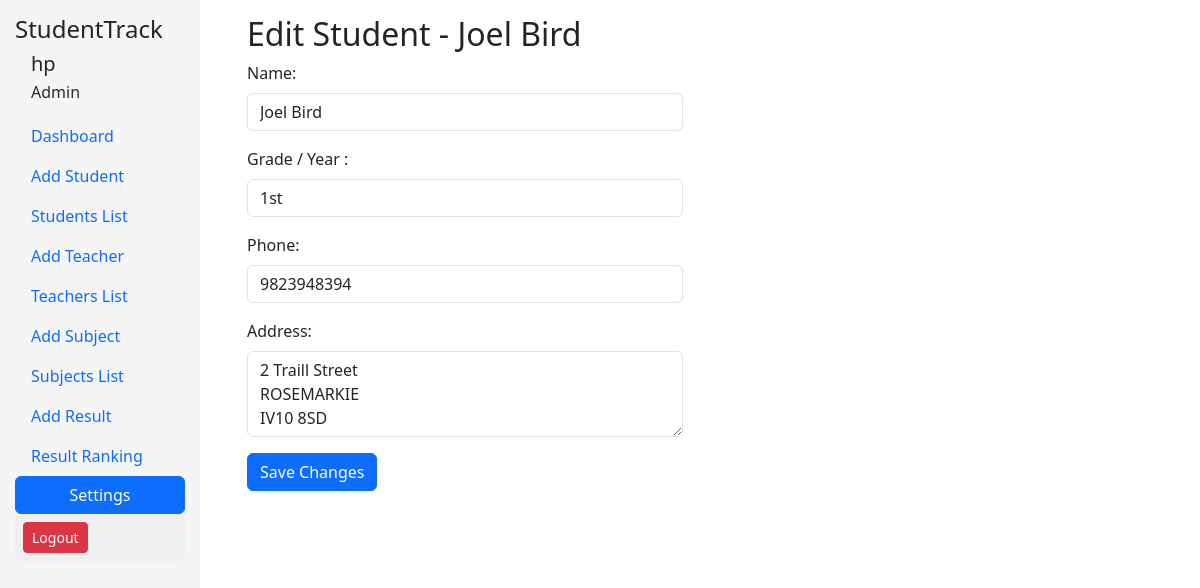
Page /student/edit/5 (signed in) on the committed database.
### smsapp/models.py (models this page shows, shortened)
class Student(models.Model):
    name = models.CharField(max_length=300, null=True)
    grade = models.CharField(max_length=10, null=True)
    number = models.CharField(max_length=15, null=True)
    address = models.TextField(max_length=500, null=True)
    date_of_birth = models.DateField(null=True)

### smsapp/views.py (the view)
# urls.py: path('student/edit/<int:sid>', views.editstudent, name='editstudent'),
@login_required(login_url='/userlogin')
def editstudent(request, sid):
    student = get_object_or_404(Student, id=sid)
    if request.method == "POST":
        student.name = request.POST.get('name')
        student.number = request.POST.get('number')
        student.grade = request.POST.get('grade')
        student.address = request.POST.get('address')
        student.save()
    context = {'student': student}
    return render(request, "editstudent.html", context)

### templates/editstudent.html (shortened to what this page needs)
{% extends 'base.html' %}
{% block body %}
<div class="container mb-5">
  <div class="row">
 {% include 'sidebar.html' %}
    <div class="col-md-10">
      <div class="content">
        <div class="row">
            <div class="col-md-6">
    <h2>Edit Student - {{student.name}}</h2>
    <form method="POST" action="">{% csrf_token %}
      <div class="form-group">
        <label for="name">Name:</label>
        <input type="text" class="form-control" id="name" name="name" value="{{student.name}}" required>
      </div>
      <div class="form-group">
        <label for="email">Grade / Year :</label>
    <select class="form-control" id="grade" name="grade">
      <option value="1">1st</option>
    </select>
      </div>
      <div class="form-group">
        <label for="phone">Phone:</label>
        <input type="tel" class="form-control" id="number" name="number" value="{{student.number}}" required>
      </div>
      <div class="form-group">
        <label for="address">Address:</label>
        <textarea class="form-control mb-2" id="address" name="address" rows="3" required>{{student.address}}</textarea>
      </div>
      <button type="submit" class="btn btn-primary">Save Changes</button>
    </form>
  </div>
</div>
</div>
{% endblock body %}

### templates/sidebar.html (shortened to what this page needs)
<div class="col-md-2">
    <div class="sidebar">
      <h4>StudentTrack</h4>
      {% if user.is_authenticated %}
      <div class="flex-grow-1 ms-3">
        <h5 class="mb-1">{{user.username}}</h5>
        <p class="mb-2 pb-1" style="color: #2b2a2a;">Admin</p>
        </div>
      {% endif %}
      <ul class="nav flex-column">
        <li class="nav-item">
          <a class="nav-link active" href="/">Dashboard</a>
        </li>
        <li class="nav-item">
          <a class="nav-link active" href="/addstudent">Add Student</a>
        </li>
        <li class="nav-item">
          <a class="nav-link" href="/studentslist">Students List</a>
        </li>
        <li class="nav-item">
          <a class="nav-link active" href="/addteacher">Add Teacher</a>
        </li>
        <li class="nav-item">
          <a class="nav-link" href="/teacherslist">Teachers List</a>
        </li>
        <li class="nav-item">
            <a class="nav-link" href="/addsubject">Add Subject</a>
          </li>
        <li class="nav-item">
          <a class="nav-link" href="/subjectslist">Subjects List</a>
        </li>
        <li class="nav-item">
          <a class="nav-link" href="/addresult">Add Result</a>
        </li>
        <li class="nav-item">
          <a class="nav-link" href="/resultrank">Result Ranking</a>
        </li>
        <a href="/settings" class="btn btn-primary">Settings</a>
        <div class="d-flex justify-content-start rounded-3 p-2 mb-2"
          style="background-color: #efefef;">
          <button class="btn btn-sm btn-danger">
            <a href="/userlogout">
              Logout
            </a>
          </button>
          </div>
      </ul>
    </div>
  </div>

### templates/base.html (style rules this page uses)
.sidebar { height: 100%; width: 200px; position: fixed; top: 0; left: 0; background-color: #f5f5f5; padding: 15px; }
.content { margin-left: 200px; padding: 15px; }
.content { margin-left: auto; padding: 15px; }
a { color: WHITE; text-decoration: none; }

### rows in the picture
Student: name "Joel Bird", number "9823948394", address "2 Traill Street ROSEMARKIE IV10 8SD"

### other values in the picture
{{ user.username }} "hp"
